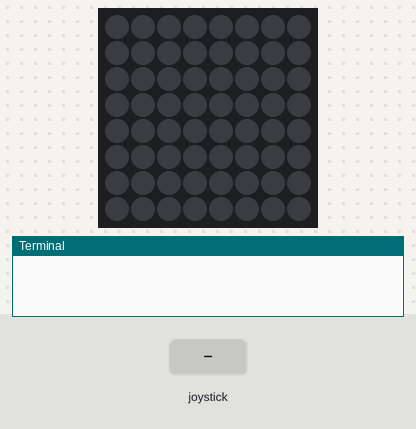
Simulated run of this program. Board: Raspberry Pi (BCM pin numbers) with a Sense HAT. Shown: the Sense HAT's 8×8 RGB LED matrix, the last lines printed to the terminal. Inputs (shaded band) come from the test bench. Dim RGB values are drawn brighter than linear.

Above: at 1.2 s.
1.3 s: joystick pushed up
At 2.5 s:
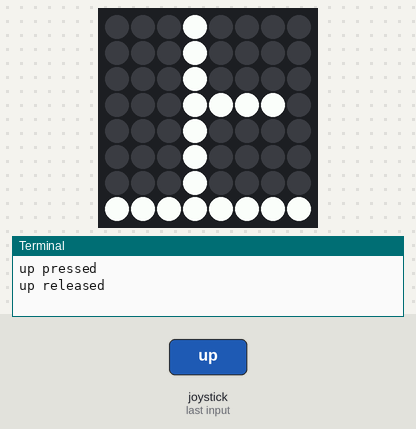
2.8 s: joystick pushed down
At 4.0 s:
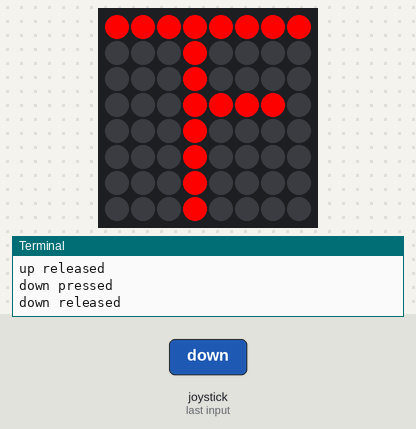
4.3 s: joystick pushed left
At 5.3 s:
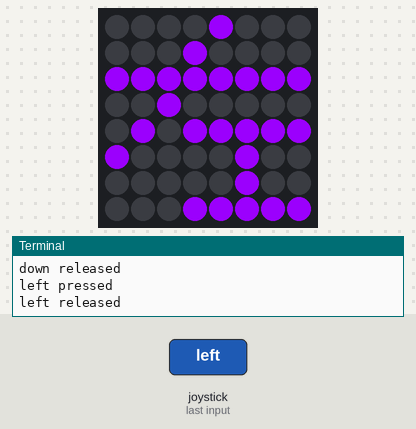
5.8 s: joystick pushed right
At 6.4 s:
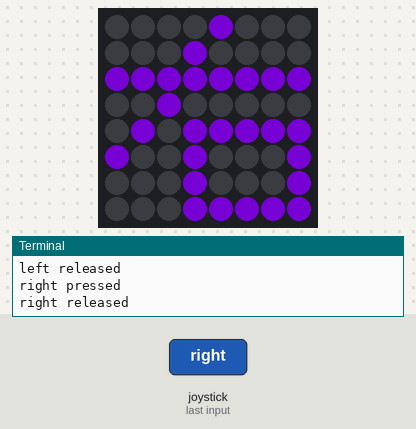
Timing chart, 0 to 8.3 s (numbered marks = the images above; inputs shaded):
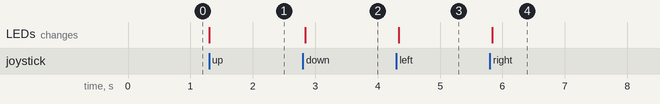

The program:

joystick_2.py
```python
# Reference: https://note.com/agw/n/nc052420f3c37

from sense_hat import SenseHat


sense = SenseHat()

sense.clear()

r = [255,0,0]
b = [0,0,255]
i = [75,0,130]
v = [159,0,255]
e = [0,0,0]
w = [255,255,255]

imageOff = [
    e,e,e,e,e,e,e,e,
    e,e,e,e,e,e,e,e,
    e,e,e,e,e,e,e,e,
    e,e,e,e,e,e,e,e,
    e,e,e,e,e,e,e,e,
    e,e,e,e,e,e,e,e,
    e,e,e,e,e,e,e,e,
    e,e,e,e,e,e,e,e
]

imageUp = [
    e,e,e,w,e,e,e,e,
    e,e,e,w,e,e,e,e,
    e,e,e,w,e,e,e,e,
    e,e,e,w,w,w,w,e,
    e,e,e,w,e,e,e,e,
    e,e,e,w,e,e,e,e,
    e,e,e,w,e,e,e,e,
    w,w,w,w,w,w,w,w
]

imageDown = [
    r,r,r,r,r,r,r,r,
    e,e,e,r,e,e,e,e,
    e,e,e,r,e,e,e,e,
    e,e,e,r,r,r,r,e,
    e,e,e,r,e,e,e,e,
    e,e,e,r,e,e,e,e,
    e,e,e,r,e,e,e,e,
    e,e,e,r,e,e,e,e
]

imageRight = [
    e,e,e,e,i,e,e,e,
    e,e,e,i,e,e,e,e,
    i,i,i,i,i,i,i,i,
    e,e,i,e,e,e,e,e,
    e,i,e,i,i,i,i,i,
    i,e,e,i,e,e,e,i,
    e,e,e,i,e,e,e,i,
    e,e,e,i,i,i,i,i
]

imageLeft = [
    e,e,e,e,v,e,e,e,
    e,e,e,v,e,e,e,e,
    v,v,v,v,v,v,v,v,
    e,e,v,e,e,e,e,e,
    e,v,e,v,v,v,v,v,
    v,e,e,e,e,v,e,e,
    e,e,e,e,e,v,e,e,
    e,e,e,v,v,v,v,v
]

imageMiddle = [
    e,b,e,b,b,b,b,b,
    b,b,b,b,e,b,e,b,
    e,b,e,b,b,b,b,b,
    e,b,e,b,e,b,e,b,
    e,b,e,b,b,b,b,b,
    e,b,b,e,e,b,e,e,
    b,b,e,e,e,b,e,e,
    e,b,e,e,e,b,e,e
]

chFlg = 0
image = imageOff

while chFlg >= 0:
    for event in sense.stick.get_events():
        print(event.direction, event.action)
        if event.direction == "down":
            image = imageDown
            chFlg = 1
        if event.direction == "up":
            image = imageUp
            chFlg = 1
        if event.direction == "right":
            image = imageRight
            chFlg = 1
        if event.direction == "left":
            image = imageLeft
            chFlg = 1
        if event.direction == "middle":
            chFlg = -1
        if chFlg != 0:
            sense.clear()
        if chFlg == 1:
            sense.set_pixels(image)
            chFlg = 0
```

Measured:
- after the input at 1.3 s, the LEDs: change at once (image 1)
- after the input at 2.8 s, the LEDs: change at once (image 2)
- after the input at 4.3 s, the LEDs: change at once (image 3)
- after the input at 5.8 s, the LEDs: change at once (image 4)
